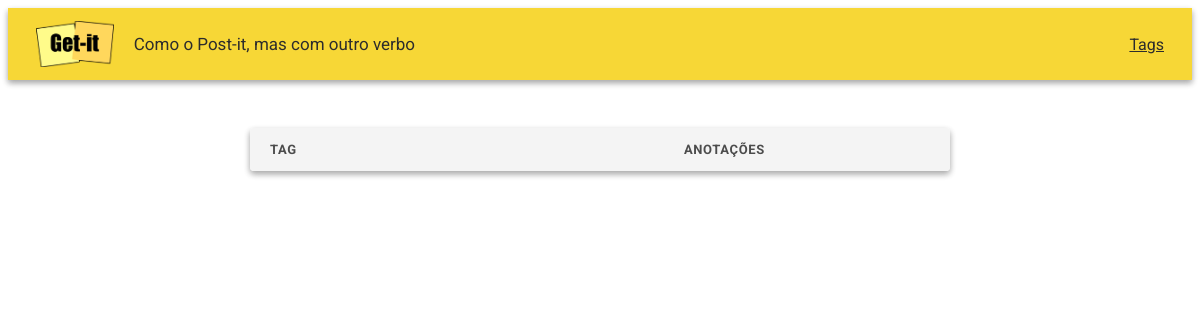
The page /tags/ on the database as committed earlier.
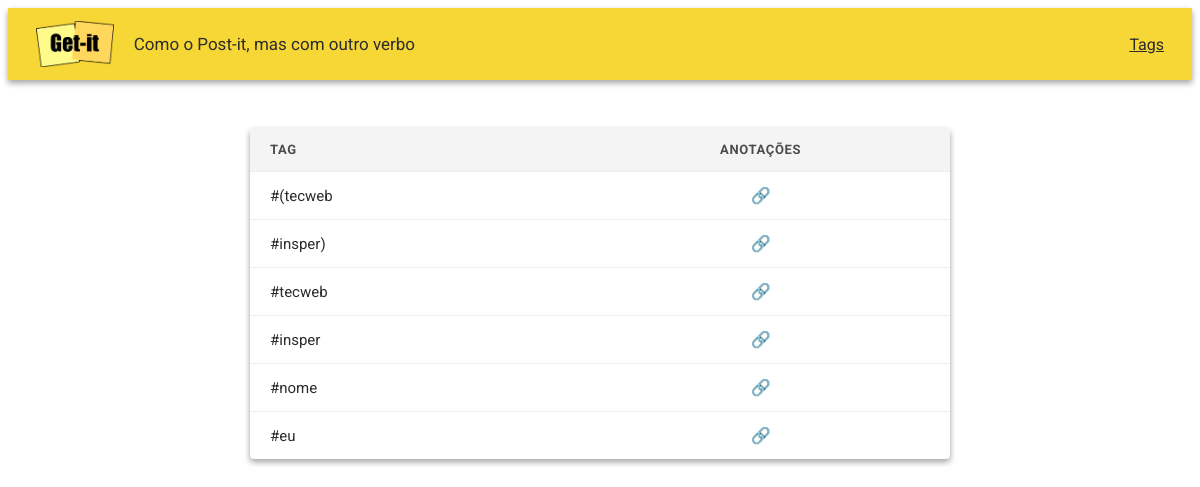
The same page on the database as committed later.
### notes/models.py (models this page shows, shortened)
class Tag(models.Model):
    name = models.CharField(max_length=100, unique=True)

### notes/views.py (the view)
# urls.py: path('tags/', views.tags, name='tags'),
def tags(request):
    all_tags = Tag.objects.all()
    return render(request, 'notes/tags.html', {'tags': all_tags})

### notes/templates/notes/tags.html
{% extends "notes/base.html" %}
{% block content %}
<table style="width:100%; max-width:700px; margin:0 auto; border-collapse:collapse; font-family:'Roboto',sans-serif; background:#ffffff; box-shadow:0 3px 6px rgba(0,0,0,0.16), 0 3px 6px rgba(0,0,0,0.23); border-radius:4px; overflow:hidden;">
  <thead>
    <tr style="background:#f4f4f4;">
      <th style="text-align:left; padding:14px 20px; font-size:13px; letter-spacing:0.05em; color:#4c4c4c; text-transform:uppercase;">Tag</th>
      <th style="text-align:center; padding:14px 20px; font-size:13px; letter-spacing:0.05em; color:#4c4c4c; text-transform:uppercase;">Anotações</th>
    </tr>
  </thead>
  <tbody>
    {% for tag in tags %}
    <tr style="border-top:1px solid #eee;">
      <td style="padding:14px 20px; color:#2c2c2c; font-size:15px;">#{{ tag.name }}</td>
      <td style="text-align:center; padding:14px 20px;">
        <a href="{% url 'tag_detail' tag.id %}" style="text-decoration:none; color:#4c4c4c; font-size:16px;">🔗</a>
      </td>
    </tr>
    {% endfor %}
  </tbody>
</table>
{% endblock %}

Rows that differ between the two databases and show on the page:
added Tag: name "(tecweb"
added Tag: name "insper)"
added Tag: name "tecweb"
added Tag: name "insper"
added Tag: name "nome"
added Tag: name "eu"
